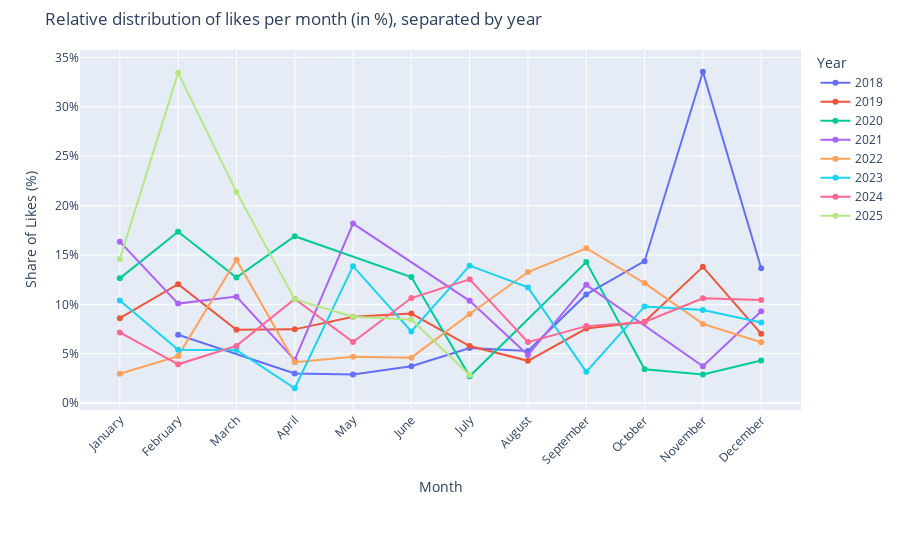

This figure's notebook cell:
### Markdown cell above
#### Relative Distribution of Likes per Month for each year

### Code cell
df_posts['month'] = df_posts['date_local'].dt.month
df_posts['month_name'] = df_posts['date_local'].dt.month_name()

ordered_months = ['January', 'February', 'March', 'April', 'May', 'June',
                  'July', 'August', 'September', 'October', 'November', 'December']
df_posts['month_name'] = pd.Categorical(df_posts['month_name'], categories=ordered_months, ordered=True)

likes_per_month_year = df_posts.groupby(['year', 'month_name'], observed=True)['like_count'].sum().reset_index()

likes_per_month_year['likes_total_year'] = likes_per_month_year.groupby('year')['like_count'].transform('sum')
likes_per_month_year['relative_likes_percent'] = (likes_per_month_year['like_count'] / likes_per_month_year['likes_total_year']) * 100

likes_per_month_year = likes_per_month_year.sort_values(['year', 'month_name'])

fig_relative_likes = px.line(
    likes_per_month_year,
    x='month_name',
    y='relative_likes_percent',
    color='year',
    markers=True,
    title='Relative distribution of likes per month (in %), separated by year',
    labels={'month_name': 'Month', 'relative_likes_percent': 'Share of Likes (%)', 'year': 'Year'}
)

fig_relative_likes.update_layout(
    xaxis_tickangle=-45,
    yaxis=dict(ticksuffix='%'),
    margin=dict(t=50, b=150),
    xaxis=dict(categoryorder='array', categoryarray=ordered_months)
)

fig_relative_likes.show()

### Figure 1 — Plotly figure (JSON) as saved in the notebook; plotly's stock layout.template omitted (floating-point values rounded to 4 significant figures)
{"data": [{"hovertemplate": "Year=2018<br>Month=%{x}<br>Share of Likes (%)=%{y}<extra></extra>", "legendgroup": "2018", "line": {"color": "#636efa", "dash": "solid"}, "marker": {"symbol": "circle"}, "mode": "lines+markers", "name": "2018", "orientation": "v", "showlegend": true, "type": "scatter", "x": ["February", "April", "May", "June", "July", "August", "September", "October", "November", "December"], "xaxis": "x", "y": [6.915, 3.005, 2.896, 3.729, 5.576, 5.286, 11.01, 14.37, 33.56, 13.65], "yaxis": "y"}, {"hovertemplate": "Year=2019<br>Month=%{x}<br>Share of Likes (%)=%{y}<extra></extra>", "legendgroup": "2019", "line": {"color": "#EF553B", "dash": "solid"}, "marker": {"symbol": "circle"}, "mode": "lines+markers", "name": "2019", "orientation": "v", "showlegend": true, "type": "scatter", "x": ["January", "February", "March", "April", "May", "June", "July", "August", "September", "October", "November", "December"], "xaxis": "x", "y": [8.597, 12.04, 7.431, 7.466, 8.737, 9.067, 5.778, 4.281, 7.553, 8.232, 13.8, 7.014], "yaxis": "y"}, {"hovertemplate": "Year=2020<br>Month=%{x}<br>Share of Likes (%)=%{y}<extra></extra>", "legendgroup": "2020", "line": {"color": "#00cc96", "dash": "solid"}, "marker": {"symbol": "circle"}, "mode": "lines+markers", "name": "2020", "orientation": "v", "showlegend": true, "type": "scatter", "x": ["January", "February", "March", "April", "June", "July", "September", "October", "November", "December"], "xaxis": "x", "y": [12.63, 17.35, 12.72, 16.9, 12.77, 2.714, 14.28, 3.425, 2.891, 4.315], "yaxis": "y"}, {"hovertemplate": "Year=2021<br>Month=%{x}<br>Share of Likes (%)=%{y}<extra></extra>", "legendgroup": "2021", "line": {"color": "#ab63fa", "dash": "solid"}, "marker": {"symbol": "circle"}, "mode": "lines+markers", "name": "2021", "orientation": "v", "showlegend": true, "type": "scatter", "x": ["January", "February", "March", "April", "May", "July", "August", "September", "November", "December"], "xaxis": "x", "y": [16.35, 10.08, 10.78, 4.369, 18.18, 10.36, 4.863, 11.98, 3.735, 9.302], "yaxis": "y"}, {"hovertemplate": "Year=2022<br>Month=%{x}<br>Share of Likes (%)=%{y}<extra></extra>", "legendgroup": "2022", "line": {"color": "#FFA15A", "dash": "solid"}, "marker": {"symbol": "circle"}, "mode": "lines+markers", "name": "2022", "orientation": "v", "showlegend": true, "type": "scatter", "x": ["January", "February", "March", "April", "May", "June", "July", "August", "September", "October", "November", "December"], "xaxis": "x", "y": [2.971, 4.76, 14.52, 4.137, 4.696, 4.6, 9.024, 13.27, 15.68, 12.15, 8.018, 6.165], "yaxis": "y"}, {"hovertemplate": "Year=2023<br>Month=%{x}<br>Share of Likes (%)=%{y}<extra></extra>", "legendgroup": "2023", "line": {"color": "#19d3f3", "dash": "solid"}, "marker": {"symbol": "circle"}, "mode": "lines+markers", "name": "2023", "orientation": "v", "showlegend": true, "type": "scatter", "x": ["January", "February", "March", "April", "May", "June", "July", "August", "September", "October", "November", "December"], "xaxis": "x", "y": [10.4, 5.408, 5.389, 1.502, 13.87, 7.251, 13.92, 11.72, 3.165, 9.789, 9.437, 8.154], "yaxis": "y"}, {"hovertemplate": "Year=2024<br>Month=%{x}<br>Share of Likes (%)=%{y}<extra></extra>", "legendgroup": "2024", "line": {"color": "#FF6692", "dash": "solid"}, "marker": {"symbol": "circle"}, "mode": "lines+markers", "name": "2024", "orientation": "v", "showlegend": true, "type": "scatter", "x": ["January", "February", "March", "April", "May", "June", "July", "August", "September", "October", "November", "December"], "xaxis": "x", "y": [7.153, 3.927, 5.792, 10.54, 6.174, 10.64, 12.53, 6.174, 7.796, 8.22, 10.62, 10.43], "yaxis": "y"}, {"hovertemplate": "Year=2025<br>Month=%{x}<br>Share of Likes (%)=%{y}<extra></extra>", "legendgroup": "2025", "line": {"color": "#B6E880", "dash": "solid"}, "marker": {"symbol": "circle"}, "mode": "lines+markers", "name": "2025", "orientation": "v", "showlegend": true, "type": "scatter", "x": ["January", "February", "March", "April", "May", "June", "July"], "xaxis": "x", "y": [14.6, 33.45, 21.39, 10.51, 8.752, 8.462, 2.84], "yaxis": "y"}], "layout": {"legend": {"title": {"text": "Year"}, "tracegroupgap": 0}, "margin": {"b": 150, "t": 50}, "title": {"text": "Relative distribution of likes per month (in %), separated by year"}, "xaxis": {"anchor": "y", "categoryarray": ["January", "February", "March", "April", "May", "June", "July", "August", "September", "October", "November", "December"], "categoryorder": "array", "domain": [0, 1], "tickangle": -45, "title": {"text": "Month"}}, "yaxis": {"anchor": "x", "domain": [0, 1], "ticksuffix": "%", "title": {"text": "Share of Likes (%)"}}}}
